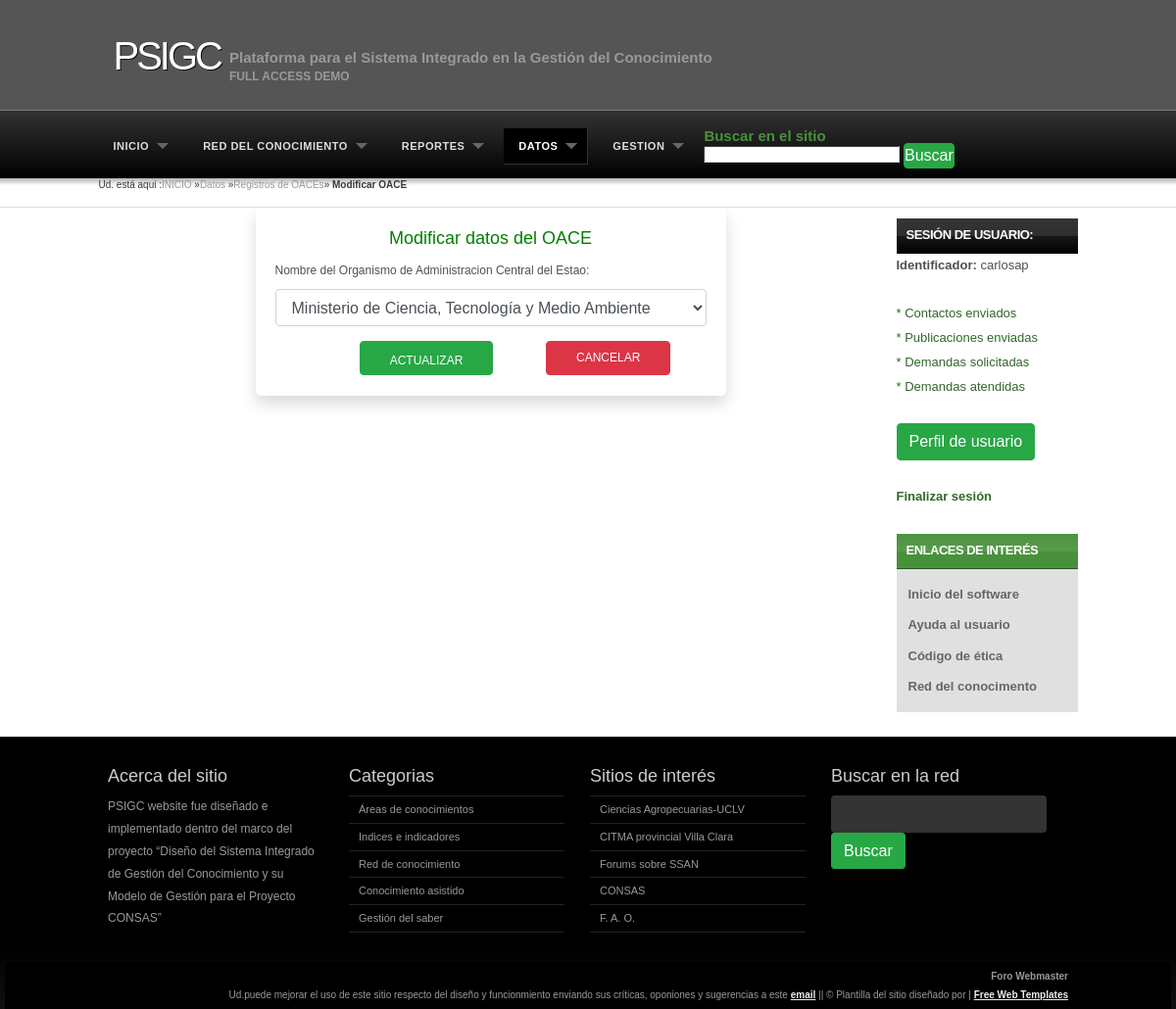
The page /url_basesdatos/url_edioace/1 (signed in) on the database its author committed.
### psigcmod/models.py (models this page shows, shortened)
class Oace(models.Model):
    idoace = models.AutoField(primary_key=True)
    siglas = models.CharField(max_length=10, verbose_name="Siglas", unique=True)
    nombreoace = models.CharField(max_length=60, verbose_name="Nombre del Organismo de Administración Central del Estado", unique=True)
    class Meta:
        verbose_name = 'Organismo del Estado'
        verbose_name_plural = 'Organismos del Estado'
        ordering = ['nombreoace']
        db_table ='oace'

class Usuario(AbstractUser):
    ingreso = models.DateField(auto_now_add=True,)
    municipio=models.ForeignKey("Municipio", on_delete=models.SET_NULL, verbose_name="Municipio de procedencia", blank=True, null=True)
    genero = models.CharField(max_length = 10, verbose_name="Género", choices=cgenero, null=True, default='')
    grdctfacad = models.CharField(max_length=20, choices=cgrd, verbose_name="Último título académico o científico alcanzado",blank=True, null=True)
    princresult = models.TextField(verbose_name="Principales resultados científicos", blank=True, null=True)
    foto=models.ImageField(default='', upload_to='Profiles', null=True, blank=True)
    grupo = models.ForeignKey("Grupo", verbose_name='Grupo de usuarios', on_delete=models.SET_NULL, null=True, blank=True)
    class Meta:
        verbose_name = 'Usuario'
        ordering = ['last_name', 'first_name',]
        db_table = 'usuario'

### psigcmod/views.py (the view, shortened to what this page needs)
# urls.py: path('url_edioace/<int:id_oace>', views.vista_edioace, name='url_edioace'),
def vista_edioace(request, id_oace):
    try:
        updataoace = Oace.objects.get(idoace=id_oace)
    except:
        messages.add_message(request=request, level=messages.ERROR, message="Error al intentar editar la información. Ese registro no existe")
        return redirect('url_oacebd')
    edioaceform = OaceForm(instance=updataoace)
    error = None
    return render(request, "psigcmod/edioace.html", {'oaceform':edioaceform})

### psigcmod/forms.py
class OaceForm(forms.ModelForm):
    nombreoace = forms.ChoiceField(choices=coace, label='Nombre del Organismo de Administracion Central del Estao')
    class Meta:
        model = Oace
        fields = ['nombreoace']
    def __init__(self, *args, **kwargs):
        super().__init__(*args, **kwargs)
        self.fields['nombreoace'].widget.attrs.update({'class':'form-control',})

### psigcmod/templates/psigcmod/edioace.html (shortened to what this page needs)
{% extends 'psigchom/base.html' %}
{% load static %}
{% load crispy_forms_tags %}
{% block content %}
<body class="noheader">
    <div id="breadcrumbs">
        <span>Ud. está aqui :</span><a href="index.html">INICIO</a> &raquo;<a href="{% url 'url_basesdatos'%}">Datos</a> &raquo;<a href="{% url 'url_oacebd'%}">Registros de OACEs</a></span>&raquo;<strong>
            {% if 'url_edioace' in request.path %} Modificar OACE {% else %} Adicionar OACE {% endif %}</strong></span>
    </div>
    <div id="content">
        <div class="card shadow mb-4" style="margin: auto; width: 60%">
            <div class="card-body" >
                <div style="text-align: center;"><h3 style="color: green"> {% if 'url_edioace' in request.path %}Modificar datos del OACE{% else %}Adicionar OACE{% endif%}</h3></div>
                <form method='POST' style="padding: 1px 0px;" action="">
                    {{oaceform.as_p}} <br>
                    <div style= "padding: 0px; 100px" align="center">
                        {% if 'url_edioace' in request.path %}
                            <button class="btn btn-success" type="submit" style="margin: 0px 50px auto; height: 35px; padding: 5px 30px 0px" href="url_edioace"><p>ACTUALIZAR</p></button>
                        {% else %}
                            <button class="btn btn-success" type="submit" style="margin: 0px 50px auto; height: 35px; padding: 5px 30px 0px" href="{% url 'url_adioace' %}"><p>ADICIONAR</p></button>
                        {% endif %}
                        <a class="btn btn-danger" type="submit" style="margin: 0px auto; height: 35px; padding: 5px 30px" href="{% url 'url_oacebd'  %}"><p>CANCELAR</p></a>
                    </div>
                </form>
            </div>
        </div>
    </div>
</body>
{% endblock %}

### psigchom/templates/registro/loginsidebar.html (shortened to what this page needs)
{%load static %}
{% load crispy_forms_tags %}
<ul>
    {% if user.is_authenticated %}
        <li><span><h4>Sesión de Usuario:</h4></span>
            <span><strong>Identificador: </strong>{{ user.get_username }}</span><br>
        <li><a href="">* Contactos enviados</a><br>
            <a href="">* Publicaciones enviadas</a><br>
            <a href="">* Demandas solicitadas</a><br>
            <a href="">* Demandas atendidas</a><br></li>
        <li> <form method="" action="{% url 'url_perfiluser' request.user.pk %}">
            <input class="btn btn-success" type="submit" href="POST" value="Perfil de usuario">
        </form></li>
        <li><div style="align: center;margin: 0px auto"><a href="{% url 'url_logout'%}"><strong>Finalizar sesión</strong></a></div></li>
    {% endif %}
</ul>

### psigchom/static/psigchom/styles.css (style rules this page uses)
body { background: #FFF url('images/body-single.png') repeat-x scroll top left; margin:0; padding:0; font-family: Verdana, Geneva, sans-serif; font-size: 13px; color: rgb(82, 81, 81); }
body.noheader { background: #FFF url('images/body-noheader.png') repeat-x scroll top left; }
* { margin:0; padding:0; }
p { line-height: 1.9em; margin-bottom: 0px; font-size: 12px; }
a { color: #32672B; }
form input, form select, form textarea { padding: 5px; color: #333333; border: 1px solid rgb(63, 63, 63); border-right:1px solid #ccc; border-bottom:1px solid #ccc; background-color:#fff; font-family: Arial, Helvetica, sans-serif; font-size: 13px; }
h3 { color: rgb(51, 51, 51); font-size: 18px; font-weight: normal; margin-bottom: 10px; font-family: 'Lucida Grande','Lucida Sans Unicode',Geneva,Verdana,Sans-Serif; }
h4 { padding-bottom: 10px; font-size: 15px; color: #48913C; }
ul, ol { margin: 0 0 35px 35px; }
li { padding-bottom: 5px; }
#breadcrumbs { color: #383838; font-size: 10px; height: 30px; padding-top: 0px; }
#breadcrumbs a { color: #999; }
#content { float: left; width: 800px; overflow: hidden; scroll-behavior: auto; }
.sidebar ul { margin: 0; padding: 0; list-style: none; }
.sidebar ul li { margin-bottom: 20px; line-height: 1.9em; }
.sidebar h4 { color: #fff; font-family: Lucida, "Lucida Sans", Geneva, Arial, sans-serif; font-size: 13px; letter-spacing: -0.5px; border-bottom: 1px solid #000; text-transform:uppercase; margin: 0; line-height: 1.9em; padding: 5px 5px 5px 10px; font-weight: bold; background: #333 url('images/h4-black.png') repeat-x center; }
.card { border-radius: 5px; -webkit-box-shadow: 0 1px 2.94px 0.06px rgba(4,26,55,0.16); box-shadow: 0 1px 2.94px 0.06px rgba(4,26,55,0.16); border: none; margin-bottom: 30px; -webkit-transition: all 0.3s ease-in-out; transition: all 0.3s ease-in-out; }

### rows shown on the page
Oace: nombreoace "Ministerio de Ciencia, Tecnología y Medio Ambiente"
Usuario: get_username "carlosap"
